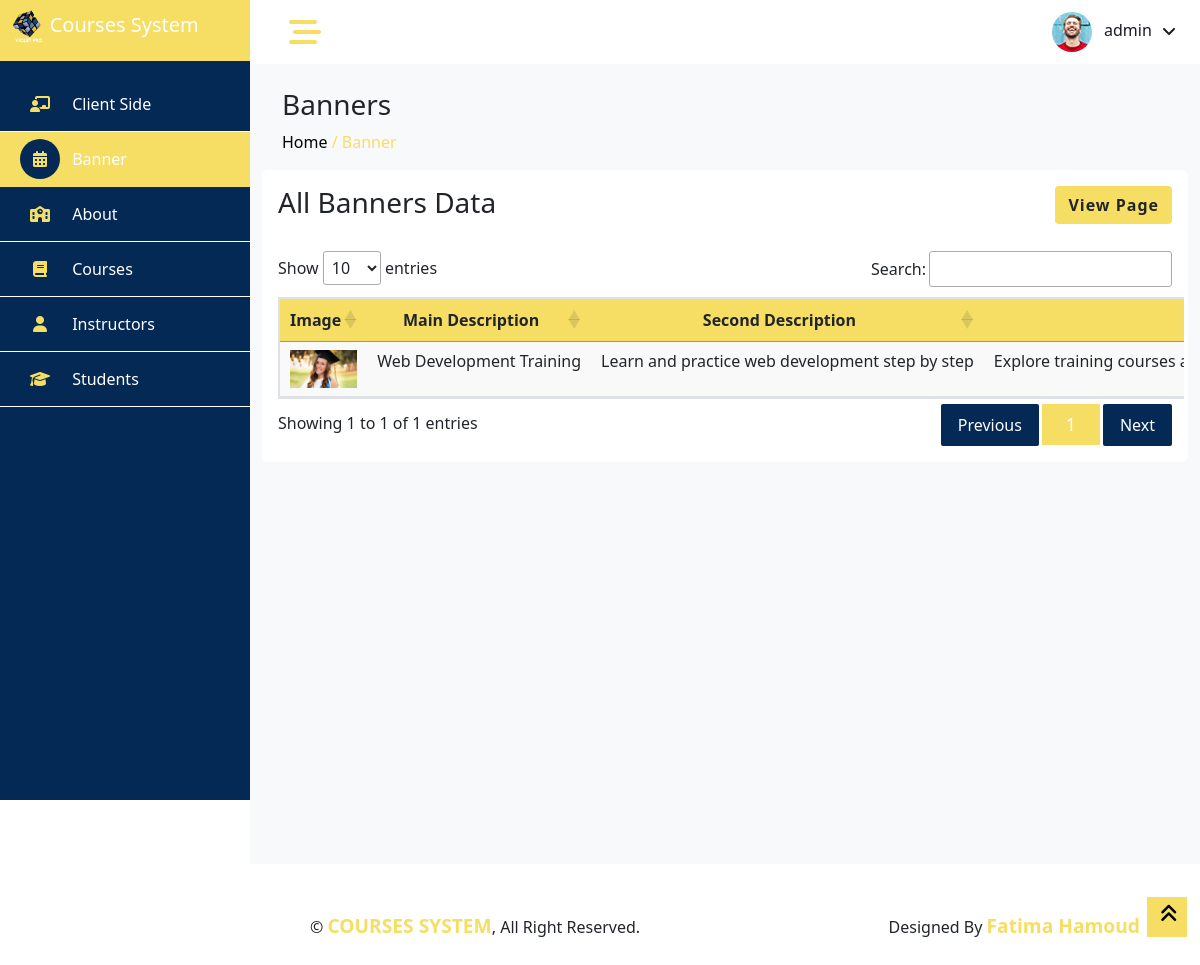
The page /banner.php (signed in) on the database its author committed.
### tables this page shows
CREATE TABLE IF NOT EXISTS `carusel` (
  `slider_id` int UNSIGNED NOT NULL AUTO_INCREMENT,
  `slider_iamge` varchar(255) DEFAULT NULL,
  `descriptioin1` varchar(255) NOT NULL,
  `descriptioin2` varchar(255) NOT NULL,
  `descriptioin3` varchar(1000) NOT NULL,
  PRIMARY KEY (`slider_id`)
);

### banner.php (the view, shortened to what this page needs)
<?php include('connect.php');
require('common/header.php');
$sql = "SELECT `slider_id`, `slider_iamge`, `descriptioin1`, `descriptioin2`, `descriptioin3` FROM `carusel` ";
$result = $conn->query($sql);
$banners = $result->fetch_all(MYSQLI_ASSOC);
?>
<body>
    <div class="container-fluid position-relative bg-white d-flex p-0">
        <?php require('common/sidebar.php'); ?>
        <div class="content">
            <?php require('common/navbar.php'); ?>
            <div class="container-fluid pt-4 min-vh-100 bg-light">
                <div class="row ms-2">
                    <h3>Banners</h3>
                    <a href="index.php" style="color: black;">
                        <p>Home
                    </a> <span style="color: #f6de64;"> / <a href="banner.php" style="color:#f6de64">
                            Banner</a></span></p>
                </div>
                <div class="card height-auto border-0">
                    <div class="card-body">
                        <div class="heading-layout1 d-flex">
                            <div class="item-title col">
                                <h3>All Banners Data</h3>
                            </div>
                            <div class="col">
                                <button type="button" class="btn float-end btn-width-sm " style="background-color: #f6de64;color:white; border-radius:4px; letter-spacing:1px;font-weight:bold ">
                                    <a href="vpCourses/index.php" class="text-dark">View Page</a>
                                </button>
                            </div>
                        </div>
                        <div class=" row mt-4">
                            <div class="table-bordered table-responsive table-hover">
                                <table class="table display data-table text-nowrap table-striped" id="dataTable" role="grid">
                                    <thead>
                                        <tr role="row">
                                            <th class="sorting text-center" style="background-color: #f6de64;">Image</th>
                                            <th class="sorting text-center" style="background-color: #f6de64;">Main Description</th>
                                            <th class="sorting text-center" style="background-color: #f6de64;">Second Description</th>
                                            <th class="sorting text-center" style="background-color: #f6de64;">Third Description</th>
                                        </tr>
                                    </thead>
                                    <tbody>
                                        <?php foreach ($banners as $banner) {
                                        ?>
                                            <tr class="text-center">
                                                <td id="image">
                                                    <img src="vpCourses/img/banner/<?php echo $banner['slider_iamge'] ?>" width="100%" alt="">
                                                </td>
                                                <td id="userNameNameCell"><?php echo $banner['descriptioin1']; ?></td>
                                                <td id="studentNameCell"><?php echo $banner['descriptioin2']; ?>
                                                </td>
                                                <td id="studentPhoneNumberCell"><?php echo $banner['descriptioin3']; ?></td>
                                            </tr>
                                        <?php
                                        } ?>
                                    </tbody>
                                </table>
                            </div>
                        </div>
                    </div>
                </div>
            </div>
            <div class="container-fluid">
                <?php require('common/footer.php'); ?>
            </div>
        </div>
        <a href="#" class="btn btn-lg  btn-lg-square back-to-top  bg-yellow" style="border-radius:0px"><i class="fa fa-angle-double-up" style="color: black;"></i></a>
    </div>
</body>
</html>

### css/style.css (style rules this page uses)
:root { --primary: blue; --light: #F3F6F9; --dark: #191C24; }
.back-to-top { position: fixed; display: none; right: 13px; bottom: 28px; z-index: 99; }
.btn { transition: .5s; }
.btn-lg-square { width: 40px; height: 40px; }
.btn-square, .btn-sm-square, .btn-lg-square { padding: 0; display: inline-flex; align-items: center; justify-content: center; font-weight: normal; border-radius: 0px; }
.content { margin-left: 250px; min-height: 100vh; background: #FFFFFF; transition: 0.5s; }
@media (min-width: 992px) { .content { width: calc(100% - 250px); } }
.bg-yellow { background-color: #f6de64 !important; }

### rows shown on the page
carusel: slider_iamge (picture), descriptioin1 "Web Development Training", descriptioin2 "Learn and practice web development step by step", descriptioin3 "Explore training courses…"

### other values the page prints
$_SESSION['userName'] "admin"
